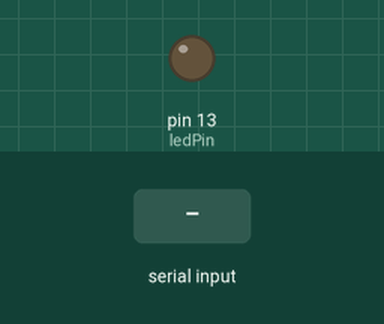
A sketch run on a simulated Arduino Uno, built with avr-gcc and run on an emulated ATmega328P. On the bench: output pins drawn as LEDs (lit = HIGH). Dashed ring = blinking. The inputs (shaded band) are chosen by the test bench.

Above: at 1.2 s.
1.3 s: "90,45\n" received over Serial
At 1.7 s:
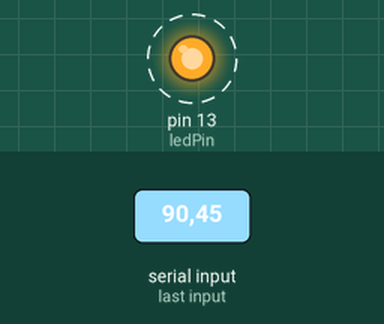
Timing chart, 0 to 10.3 s (numbered marks = the images above; inputs shaded):
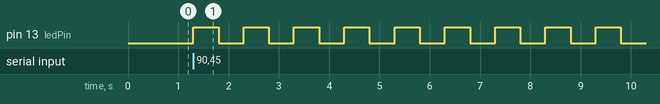

Measured:
- after the input at 1.3 s, pin 13 (ledPin): alternates HIGH for 0.50 s and LOW for 0.50 s, starting at once

The sketch:

ReadASCIIString.ino
```cpp
/*
  Reading a serial ASCII-encoded string.

*/

const int tdelay = 500; // ms time hi / lo
const int ledPin = 13;

void setup() {
  // initialize serial:
  Serial.begin(115200);
  // make the pins outputs:
  pinMode(ledPin, OUTPUT);
}


// Blink ledPin n times
void blink(int n)
{
  while (n-- > 0) {
    digitalWrite(ledPin, HIGH);
    delay(tdelay);
    digitalWrite(ledPin, LOW);
    delay(tdelay);
  }
}

void loop() {
  // if there's any serial available, read it:
  while (Serial.available() > 0) {

    // look for the next valid integer in the incoming serial stream:
    int led = Serial.parseInt();

    // look for the newline. That's the end of your sentence:
    if (Serial.read() == '\n') {
      // constrain the values to 0 - 255 and invert
      // if you're using a common-cathode LED, just use "constrain(color, 0, 255);"
      blink(led);

      // print the three numbers in one string as hexadecimal:
      Serial.println(led, HEX);
    }
  }
}
```
